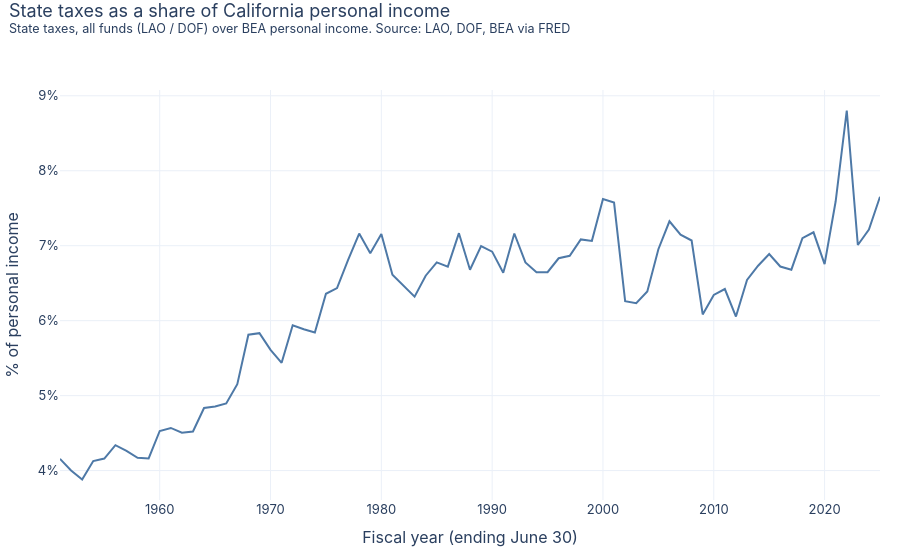

The notebook cell saved with this chart:
### Markdown cell above
## As a share of personal income
Taxes collected divided by total personal income of California residents (BEA, via FRED; fiscal-year average of quarterly rates). This is a rough yardstick of how big government's take is relative to the economy, **not** an average household tax rate: businesses, visitors and non-residents also pay California taxes, and income here excludes corporate profits retained by firms.

### Code cell
mac = pd.read_csv(PROCESSED / "macro.csv").set_index("fy")
inc_k = mac.income_m * 1000  # $ millions -> $ thousands, same unit as amount_k
state = (a / inc_k).dropna() * 100
state = state[state.index <= LAST_ACTUAL_FY]
fig = go.Figure(go.Scatter(x=state.index, y=state, mode="lines", line=dict(color=PALETTE[0]), hovertemplate="%{y:.1f}%"))
fig.update_layout(yaxis_title="% of personal income", yaxis_ticksuffix="%", xaxis_title="Fiscal year (ending June 30)", showlegend=False)
base_layout(fig, "State taxes as a share of California personal income", "State taxes, all funds (LAO / DOF) over BEA personal income. Source: LAO, DOF, BEA via FRED")
fig.show()

### Figure 1 — Plotly figure (JSON) as saved in the notebook; plotly's stock layout.template omitted (floating-point values rounded to 4 significant figures)
{"data": [{"hovertemplate": "%{y:.1f}%", "line": {"color": "#4e79a7"}, "mode": "lines", "type": "scatter", "x": [1951, 1952, 1953, 1954, 1955, 1956, 1957, 1958, 1959, 1960, 1961, 1962, 1963, 1964, 1965, 1966, 1967, 1968, 1969, 1970, 1971, 1972, 1973, 1974, 1975, 1976, 1977, 1978, 1979, 1980, 1981, 1982, 1983, 1984, 1985, 1986, 1987, 1988, 1989, 1990, 1991, 1992, 1993, 1994, 1995, 1996, 1997, 1998, 1999, 2000, 2001, 2002, 2003, 2004, 2005, 2006, 2007, 2008, 2009, 2010, 2011, 2012, 2013, 2014, 2015, 2016, 2017, 2018, 2019, 2020, 2021, 2022, 2023, 2024, 2025], "y": [4.157, 4.001, 3.881, 4.127, 4.161, 4.338, 4.262, 4.171, 4.161, 4.528, 4.568, 4.506, 4.522, 4.834, 4.854, 4.895, 5.153, 5.812, 5.833, 5.61, 5.437, 5.938, 5.885, 5.843, 6.359, 6.435, 6.81, 7.162, 6.9, 7.157, 6.614, 6.474, 6.32, 6.6, 6.777, 6.721, 7.167, 6.679, 6.996, 6.92, 6.638, 7.163, 6.777, 6.646, 6.647, 6.832, 6.865, 7.084, 7.064, 7.622, 7.576, 6.26, 6.232, 6.39, 6.953, 7.326, 7.147, 7.069, 6.083, 6.342, 6.422, 6.054, 6.544, 6.733, 6.889, 6.722, 6.68, 7.101, 7.179, 6.754, 7.593, 8.804, 7.009, 7.215, 7.654]}], "layout": {"font": {"family": "-apple-system, Segoe UI, sans-serif", "size": 13}, "height": 560, "hovermode": "x unified", "legend": {"orientation": "v", "x": 1.01}, "margin": {"b": 60, "l": 60, "r": 20, "t": 90}, "showlegend": false, "title": {"text": "State taxes as a share of California personal income<br><sup>State taxes, all funds (LAO / DOF) over BEA personal income. Source: LAO, DOF, BEA via FRED</sup>", "x": 0.01, "y": 0.97, "yanchor": "top"}, "xaxis": {"title": {"text": "Fiscal year (ending June 30)"}}, "yaxis": {"ticksuffix": "%", "title": {"text": "% of personal income"}}}}
